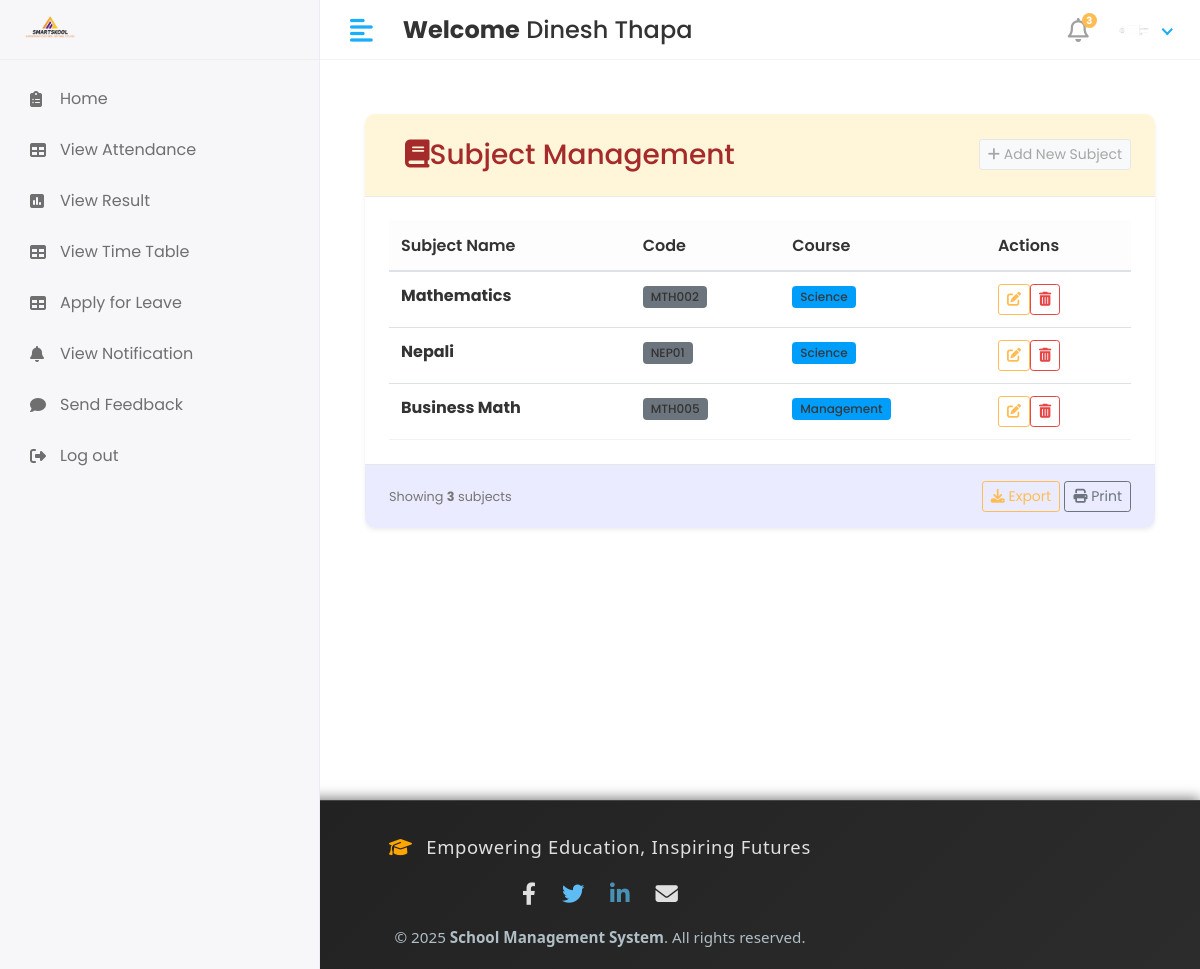
/Hod/Subject/view (signed in), run on the app's committed database.
### app/models.py (models this page shows, shortened)
class CustomUser(AbstractUser):
   USER= (
      (1,'hod'),
      (2,'staff'),
      (3,'student'),
    )
   user_type=models.CharField(choices=USER,max_length=50,default=1)
   profile_pic = models.ImageField(upload_to='media/profile_pics')

class subject(models.Model):
    subject_name = models.CharField(max_length=100)
    subject_code = models.CharField(max_length=10)
    course_id = models.ForeignKey(course, on_delete=models.CASCADE)
    staff_id = models.ForeignKey(staff, on_delete=models.CASCADE)
    created_at = models.DateField(auto_now_add=True,null=True)
    updated_at = models.DateField(auto_now=True)

class course(models.Model):
    course_name = models.CharField(max_length=100)
    course_code = models.CharField(max_length=10)
    course_created_date = models.DateField(auto_now_add=True)
    course_updated_date = models.DateField(auto_now=True)
    def __str__(self):
        return self.course_name

### school_management_system/Hod_Views.py (the view)
# urls.py: path('Hod/Subject/view',Hod_Views.view_subject,name='view_subject'),
@login_required(login_url='/')
def view_subject(request):
    subject_obj = subject.objects.all()
    context = {
        'subject_obj': subject_obj,
    }
    return render(request, 'Hod/view_subject.html',context)

### templates/Hod/view_subject.html (shortened to what this page needs)
{% extends 'base.html' %}
{% block content %}
<div class="container-fluid py-4">
    <div class="row mb-4">
        <div class="col-12">
            <div class="card shadow-sm">
                <div class="card-header bg-primary text-white">
                    <div class="d-flex justify-content-between align-items-center" >
                        <h3 class="mb-0 px-3 py-2 rounded" style="color: brown;">
                            <i class="fas fa-book me-2"></i>Subject Management
                        </h3>
                        <a href="{% url 'add_subject' %}" class="btn btn-light btn-sm">
                            <i class="fas fa-plus me-1"></i> Add New Subject
                        </a>
                    </div>
                </div>
                <div class="card-body">
                    <div class="table-responsive">
                        <table id="subjectTable" class="table table-hover align-middle" style="width:100%">
                            <thead class="table-light">
                                <tr>
                                    <th>Subject Name</th>
                                    <th>Code</th>
                                    <th>Course</th>
                                    <th>Actions</th>
                                </tr>
                            </thead>
                            <tbody>
                                {% for subject in subject_obj %}
                                <tr>
                                    <td>
                                        <strong>{{ subject.subject_name }}</strong>
                                    </td>
                                    <td>
                                        <span class="badge bg-secondary">{{ subject.subject_code }}</span>
                                    </td>
                                    <td>
                                        <span class="badge bg-info text-dark">{{ subject.course_id }}</span>
                                    </td>
                                    <td>
                                        <div class="d-flex gap-2">
                                            <a href="{% url 'edit_subject' subject.id %}" class="btn btn-sm btn-outline-primary" data-bs-toggle="tooltip" title="Edit">
                                                <i class="fas fa-edit"></i>
                                            </a>
                                            <a href="{% url 'delete_subject' subject.id %}" class="btn btn-sm btn-outline-danger" onclick="return confirm('Are you sure you want to delete this subject?');" data-bs-toggle="tooltip" title="Delete">
                                                <i class="fas fa-trash-alt"></i>
                                            </a>
                                        </div>
                                    </td>
                                </tr>
                                {% endfor %}
                            </tbody>
                        </table>
                    </div>
                </div>
                <div class="card-footer bg-light">
                    <div class="d-flex justify-content-between align-items-center">
                        <div class="text-muted small">
                            Showing <strong>{{ subject_obj.count }}</strong> subjects
                        </div>
                        <div>
                            <button class="btn btn-sm btn-outline-primary me-2">
                                <i class="fas fa-download me-1"></i> Export
                            </button>
                            <button class="btn btn-sm btn-outline-secondary">
                                <i class="fas fa-print me-1"></i> Print
                            </button>
                        </div>
                    </div>
                </div>
            </div>
        </div>
    </div>
</div>
{% endblock %}

### templates/includes/header.html (shortened to what this page needs)
{% load static %}
<div class="header">
    {% if user.user_type == '1' %}
            <div class="header-left">
               <a href="" class="logo">
               <img src="{% static 'assets/img/logo1.png'%}" alt="Logo" width="80" height="80">
               </a>
               <a href="index.html" class="logo logo-small">
               <img src="{% static 'assets/img/logo1.png'%}" alt="Logo" width="80" height="80">
               </a>
            </div>
            <a href="javascript:void(0);" id="toggle_btn">
            <i class="fas fa-align-left"></i>
            </a>
            <div class="top-nav-search mt-3" >
               <h4><strong>Welcome</strong>&nbsp;<span>{{user.first_name}} {{user.last_name}}</span></h4>
            </div>
            <a class="mobile_btn" id="mobile_btn">
            <i class="fas fa-bars"></i>
            </a>
            <ul class="nav user-menu">
               <li class="nav-item dropdown noti-dropdown">
                  <a href="#" class="dropdown-toggle nav-link" data-toggle="dropdown">
                  <i class="far fa-bell"></i> <span class="badge badge-pill">3</span>
                  </a>
                  <div class="dropdown-menu notifications">
                     <div class="topnav-dropdown-header">
                        <span class="notification-title">Notifications</span>
                        <a href="javascript:void(0)" class="clear-noti"> Clear All </a>
                     </div>
                     <div class="noti-content">
                        <ul class="notification-list">
                           <li class="notification-message">
                              <a href="#">
                                 <div class="media">
                                    <span class="avatar avatar-sm">
                                    <img class="avatar-img rounded-circle" alt="User Image" src="{{ user.profile.profile_pic.url }}">
                                    </span>
                                    <div class="media-body">
                                       <p class="noti-details"><span class="noti-title">Carlson Tech</span> has approved <span class="noti-title">your estimate</span></p>
                                       <p class="noti-time"><span class="notification-time">4 mins ago</span></p>
                                    </div>
                                 </div>
                              </a>
                           </li>
                           <li class="notification-message">
                              <a href="#">
                                 <div class="media">
                                    <span class="avatar avatar-sm">
                                    <img class="avatar-img rounded-circle" alt="User Image" src="{% static 'assets/img/profiles/avatar-11.jpg'%}">
                                    </span>
                                    <div class="media-body">
                                       <p class="noti-details"><span class="noti-title">International Software Inc</span> has sent you a invoice in the amount of <span class="noti-title">$218</span></p>
                                       <p class="noti-time"><span class="notification-time">6 mins ago</span></p>
                                    </div>
                                 </div>
                              </a>
                           </li>
                           <li class="notification-message">
                              <a href="#">
                                 <div class="media">
                                    <span class="avatar avatar-sm">
                                    <img class="avatar-img rounded-circle" alt="User Image" src="{% static 'assets/img/profiles/avatar-17.jpg'%}">
                                    </span>
                                    <div class="media-body">
                                       <p class="noti-details"><span class="noti-title">John Hendry</span> sent a cancellation request <span class="noti-title">Apple iPhone XR</span></p>
                                       <p class="noti-time"><span class="notification-time">8 mins ago</span></p>
                                    </div>
                                 </div>
                              </a>
                           </li>
                           <li class="notification-message">
                              <a href="#">
                                 <div class="media">
                                    <span class="avatar avatar-sm">
                                    <img class="avatar-img rounded-circle" alt="User Image" src="{% static 'assets/img/profiles/avatar-13.jpg'%}">
                                    </span>
                                    <div class="media-body">
                                       <p class="noti-details"><span class="noti-title">Mercury Software Inc</span> added a new product <span class="noti-title">Apple MacBook Pro</span></p>
                                       <p class="noti-time"><span class="notification-time">12 mins ago</span></p>
                                    </div>
                                 </div>
                              </a>
                           </li>
                        </ul>
                     </div>
                     <div class="topnav-dropdown-footer">
                        <a href="#">View all Notifications</a>
                     </div>
                  </div>
               </li>
               <li class="nav-item dropdown has-arrow">
                  <a href="#" class="dropdown-toggle nav-link" data-toggle="dropdown">
                    <span class="user-img">
                     {% if user.profile_pic and user.profile_pic.url %}
                        <span class="user-img">
                           <img class="rounded-circle" src="{{ user.profile_pic.url }}" width="30" alt="Profile">
                           <span class="status online"></span>
                        </span>
                     {% else %}
                        <span class="user-img">
                           <img class="rounded-circle" src="{% static 'assets/img/noimg.png' %}" width="30" alt="Profile">
                           <span class="status online"></span>
                        </span>
                     {% endif %}
                                 </span>
                  </a>
                  <div class="dropdown-menu">
                     <div class="user-header">
                        <div class="avatar avatar-sm">
                           {% if user.profile_pic and user.profile_pic.url %}
                              <img src="{{ user.profile_pic.url }}" alt="User Image" class="avatar-img rounded-circle">
                           {% else %}
                              <img src="{% static 'assets/img/noimg.png' %}" alt="User Image" class="avatar-img rounded-circle">
                           {% endif %}
                        </div>
                        <div class="user-text">
                           <h6>{{user.first_name}}&nbsp; {{user.last_name}}</h6>
                           {% if user.user_type == '1' %}
                           <p class="text-muted mb-0">HOD</p>
                           {%elif user.user_type == '2' %}
                           <p class="text-muted mb-0">Staff</p>
                           {%else%}
                           <p class="text-muted mb-0">Student</p>
                           {%endif%}
                        </div>
                     </div>
                     <a class="dropdown-item" href="#">My Profile</a>
                     <a class="dropdown-item" href="inbox.html">Inbox</a>
                     <a class="dropdown-item" href={% url 'logout' %}>Logout</a>
                  </div>
               </li>
            </ul>
         {%else%}
         <div class="header-left">
              <a href="" class="logo">
               <img src="{% static 'assets/img/logo1.png'%}" alt="Logo" width="80" height="80">
               </a>
            </div>
            <a href="javascript:void(0);" id="toggle_btn">
            <i class="fas fa-align-left"></i>
            </a>
            <div class="top-nav-search mt-3" >
               <h4><strong>Welcome</strong>&nbsp;<span>{{user.first_name}} {{user.last_name}}</span></h4>
            </div>
            <ul class="nav user-menu">
               <li class="nav-item dropdown noti-dropdown">
                  <a href="#" class="dropdown-toggle nav-link" data-toggle="dropdown">
                  <i class="far fa-bell"></i> <span class="badge badge-pill">3</span>
                  </a>
               </li>
               <li class="nav-item dropdown has-arrow">
                  <a href="#" class="dropdown-toggle nav-link" data-toggle="dropdown">
                    <span class="user-img">
                     {% if user.profile_pic and user.profile_pic.url %}
                        <span class="user-img">
                           <img class="rounded-circle" src="{{ user.profile_pic.url }}" width="30" alt="Profile">
                        </span>
                     {% else %}
                        <span class="user-img">
                           <img class="rounded-circle" src="{% static 'assets/img/noimg.png' %}" width="30" alt="Profile">
                           <span class="status online"></span>
                        </span>
                     {% endif %}
                                 </span>
                  </a>
               </li>
            </ul>
         {% endif %}
</div>

### data on the page
CustomUser: first_name "Dinesh", last_name "Thapa", profile_pic (picture)
subject: subject_name "Mathematics", subject_code "MTH002", course_id "Science"
subject: subject_name "Nepali", subject_code "NEP01", course_id "Science"
subject: subject_name "Business Math", subject_code "MTH005", course_id "Management"

### other printed values
{{ subject_obj.count }} "3"
